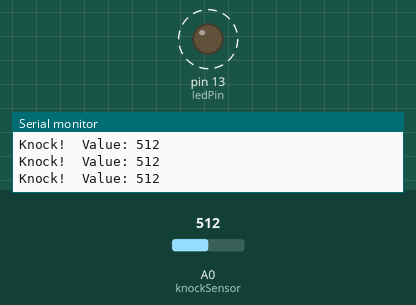
Recording of a sketch running on a simulated Arduino Uno, built with avr-gcc and run on an emulated ATmega328P. Parts: output pins drawn as LEDs (lit = HIGH), the last lines printed to the serial monitor. Dashed ring = blinking. The test bench sets the inputs (shaded band); at power-on: A0 (knockSensor) = 512.

Above: at 1.27 s.
1.3 s: A0 (knockSensor) set to 53
4.3 s: A0 (knockSensor) set to 45
At 4.3 s:
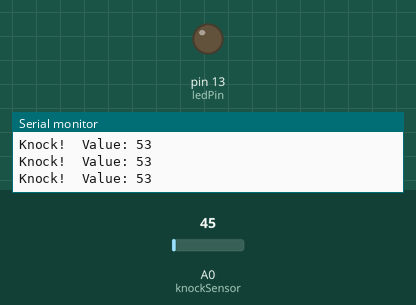
Timing chart, 0 to 7.3 s (numbered marks = the images above; inputs shaded):
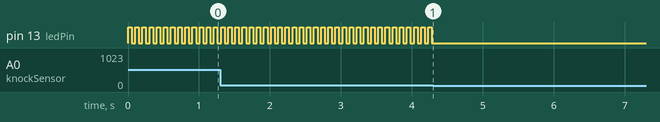

Measured:
- the behaviour switches between 50 and 49 on A0 (knockSensor) (found by bisection; images 0 and 1)
- after the input at 4.3 s, pin 13 (ledPin): stops changing and stays LOW
- by itself, pin 13 (ledPin): alternates HIGH for 0.05 s and LOW for 0.05 s

The sketch:

PiezoKnockTest.ino
```cpp
/*
  Knock Sensor (3.3V analog reference version)
*/

const int ledPin = 13;       // LED connected to digital pin 13
const int knockSensor = A0;  // the piezo is connected to analog pin 0
const int threshold = 50;    // lower threshold, since sensitivity increased
int sensorReading = 0;
int ledState = LOW;

void setup() {
  pinMode(ledPin, OUTPUT);
  Serial.begin(9600);

  // Use external reference (3.3V connected to AREF pin)
  // analogReference(EXTERNAL);
  Serial.println("Knock sensor using 3.3V analog reference");
}

void loop() {
  sensorReading = analogRead(knockSensor);

  if (sensorReading >= threshold) {
    ledState = !ledState;
    digitalWrite(ledPin, ledState);
    Serial.print("Knock!  Value: ");
    Serial.println(sensorReading);
  }

  delay(50);
}
```
